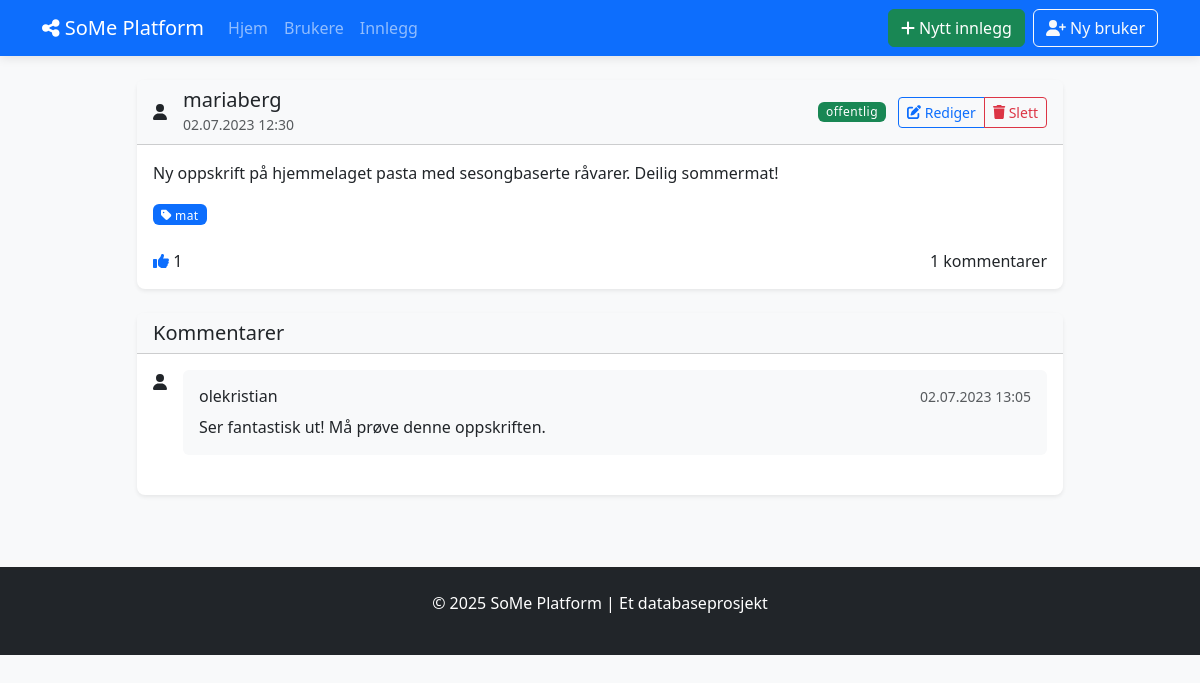
The page /posts/2 on the database its author committed.
### tables this page shows
CREATE TABLE BRUKERE (
            bruker_id INTEGER PRIMARY KEY AUTOINCREMENT,
            brukernavn TEXT NOT NULL UNIQUE,
            epost TEXT NOT NULL UNIQUE,
            passord_hash TEXT NOT NULL,
            profilbilde TEXT,
            bio TEXT,
            registrerings_dato DATE NOT NULL DEFAULT CURRENT_DATE,
            fødselsdato DATE,
            status TEXT DEFAULT 'aktiv'
        );

CREATE TABLE INNLEGG (
            innlegg_id INTEGER PRIMARY KEY AUTOINCREMENT,
            innhold TEXT NOT NULL,
            opprettet_dato DATETIME NOT NULL DEFAULT CURRENT_TIMESTAMP,
            oppdatert_dato DATETIME DEFAULT CURRENT_TIMESTAMP,
            synlighet TEXT NOT NULL DEFAULT 'offentlig',
            bruker_id INTEGER NOT NULL,
            FOREIGN KEY (bruker_id) REFERENCES BRUKERE(bruker_id) ON DELETE CASCADE
        );

CREATE TABLE TAGGER (
            tag_id INTEGER PRIMARY KEY AUTOINCREMENT,
            navn TEXT NOT NULL UNIQUE,
            beskrivelse TEXT
        );

CREATE TABLE KOMMENTARER (
            kommentar_id INTEGER PRIMARY KEY AUTOINCREMENT,
            innhold TEXT NOT NULL,
            opprettet_dato DATETIME NOT NULL DEFAULT CURRENT_TIMESTAMP,
            innlegg_id INTEGER NOT NULL,
            bruker_id INTEGER NOT NULL,
            forelder_kommentar_id INTEGER,
            FOREIGN KEY (innlegg_id) REFERENCES INNLEGG(innlegg_id) ON DELETE CASCADE,
            FOREIGN KEY (bruker_id) REFERENCES BRUKERE(bruker_id) ON DELETE CASCADE,
            FOREIGN KEY (forelder_kommentar_id) REFERENCES KOMMENTARER(kommentar_id) ON DELETE SET NULL
        );

### social_media_app/app.py (the view)
@app.route('/posts/<int:post_id>')
def view_post(post_id):
    with Database() as db:
        post = db.fetchone("""
            SELECT i.*, b.brukernavn, b.profilbilde
            FROM INNLEGG i
            JOIN BRUKERE b ON i.bruker_id = b.bruker_id
            WHERE i.innlegg_id = ?
        """, (post_id,))
        if not post:
            flash('Post not found', 'danger')
            return redirect(url_for('list_posts'))
        post = format_date_fields(post, ['opprettet_dato', 'oppdatert_dato'])
        comments = db.fetchall("""
            SELECT k.*, b.brukernavn, b.profilbilde
            FROM KOMMENTARER k
            JOIN BRUKERE b ON k.bruker_id = b.bruker_id
            WHERE k.innlegg_id = ?
            ORDER BY k.opprettet_dato ASC
        """, (post_id,))
        comments = [format_date_fields(comment, ['opprettet_dato']) for comment in comments]
        tags = db.fetchall("""
            SELECT t.*
            FROM TAGGER t
            JOIN INNLEGG_TAGGER it ON t.tag_id = it.tag_id
            WHERE it.innlegg_id = ?
        """, (post_id,))
        reactions = db.fetchone("""
            SELECT COUNT(*) as count, reaksjon_type
            FROM REAKSJONER
            WHERE innlegg_id = ?
            GROUP BY reaksjon_type
        """, (post_id,))
        return render_template('posts/view.html', post=post, comments=comments,
                               tags=tags, reactions=reactions)

### social_media_app/app.py (called while the page is built)
def format_date_fields(item, date_fields=None):
    if not item:
        return None
    if not isinstance(item, dict):
        item = dict(item)
    if date_fields:
        for field in date_fields:
            if field in item and item[field]:
                try:
                    if 'T' in item[field]:  # ISO format
                        item[field] = datetime.fromisoformat(item[field].replace('Z', '+00:00'))
                    else:  # SQLite default format
                        item[field] = datetime.strptime(item[field], '%Y-%m-%d %H:%M:%S')
                except (ValueError, TypeError):
                    try:
                        item[field] = datetime.strptime(item[field], '%Y-%m-%d')
                    except (ValueError, TypeError):
                        pass  # Keep original if parsing fails
    return item

### social_media_app/db_config.py (called while the page is built)
    def __enter__(self):
        return self

    def __exit__(self, exc_type, exc_val, exc_tb):
        self.cursor.close()
        if self.conn:
            self.conn.close()

    def fetchall(self, sql, params=None):
        self.cursor.execute(sql, params or ())
        return self.cursor.fetchall()

    def fetchone(self, sql, params=None):
        self.cursor.execute(sql, params or ())
        return self.cursor.fetchone()

### social_media_app/templates/posts/view.html (shortened to what this page needs)
{% extends "base.html" %}
{% block content %}
<div class="row justify-content-center">
    <div class="col-md-10">
        <div class="card shadow-sm mb-4">
            <div class="card-header bg-light">
                <div class="d-flex justify-content-between align-items-center">
                    <div class="d-flex align-items-center">
                        <div class="me-3">
                            {% if post.profilbilde %}
                                <img src="{{ url_for('static', filename='uploads/' + post.profilbilde) }}"
                                     alt="{{ post.brukernavn }}" class="rounded-circle" width="50" height="50">
                            {% else %}
                                <div class="bg-secondary-circle">
                                    <i class="fas fa-user"></i>
                                </div>
                            {% endif %}
                        </div>
                        <div>
                            <h5 class="mb-0">{{ post.brukernavn }}</h5>
                            <small class="text-muted">{{ post.opprettet_dato.strftime('%d.%m.%Y %H:%M') }}</small>
                        </div>
                    </div>
                    <div>
                        <span class="badge {{ 'bg-success' if post.synlighet == 'offentlig' else 'bg-warning' }} me-2">
                            {{ post.synlighet }}
                        </span>
                        <div class="btn-group">
                            <a href="{{ url_for('show_edit_post', post_id=post.innlegg_id) }}" class="btn btn-sm btn-outline-primary">
                                <i class="fas fa-edit"></i> Rediger
                            </a>
                            <button type="button" class="btn btn-sm btn-outline-danger"
                                    data-bs-toggle="modal" data-bs-target="#deletePostModal">
                                <i class="fas fa-trash"></i> Slett
                            </button>
                        </div>
                    </div>
                </div>
            </div>
            <div class="card-body">
                <p class="card-text">{{ post.innhold }}</p>
                {% if tags %}
                <div class="mt-3">
                    {% for tag in tags %}
                    <span class="badge bg-primary me-1">
                        <i class="fas fa-tag"></i> {{ tag.navn }}
                    </span>
                    {% endfor %}
                </div>
                {% endif %}
                <div class="mt-4 d-flex justify-content-between align-items-center">
                    <div>
                        {% if reactions %}
                            <span class="me-3">
                                <i class="fas fa-thumbs-up text-primary"></i> {{ reactions.count or 0 }}
                            </span>
                        {% else %}
                            <span class="me-3">
                                <i class="fas fa-thumbs-up text-muted"></i> 0
                            </span>
                        {% endif %}
                    </div>
                    <div>
                        <span>{{ comments|length }} kommentarer</span>
                    </div>
                </div>
            </div>
        </div>
        <div class="card shadow-sm mb-4">
            <div class="card-header bg-light">
                <h3 class="h5 mb-0">Kommentarer</h3>
            </div>
            <div class="card-body">
                {% if comments %}
                    <div class="comments-list">
                        {% for comment in comments %}
                        <div class="comment mb-4">
                            <div class="d-flex">
                                <div class="me-3">
                                    {% if comment.profilbilde %}
                                        <img src="{{ url_for('static', filename='uploads/' + comment.profilbilde) }}"
                                             alt="{{ comment.brukernavn }}" class="rounded-circle" width="40" height="40">
                                    {% else %}
                                        <div class="bg-secondary-circle">
                                            <i class="fas fa-user"></i>
                                        </div>
                                    {% endif %}
                                </div>
                                <div class="flex-grow-1">
                                    <div class="bg-light rounded p-3">
                                        <div class="d-flex justify-content-between align-items-center mb-2">
                                            <h6 class="mb-0">{{ comment.brukernavn }}</h6>
                                            <small class="text-muted">{{ comment.opprettet_dato.strftime('%d.%m.%Y %H:%M') }}</small>
                                        </div>
                                        <p class="mb-0">{{ comment.innhold }}</p>
                                    </div>
                                </div>
                            </div>
                        </div>
                        {% endfor %}
                    </div>
                {% else %}
                    <p class="text-center py-3">Ingen kommentarer ennå.</p>
                {% endif %}
            </div>
        </div>
    </div>
</div>
{% endblock %}

### social_media_app/static/style.css (style rules this page uses)
body { background-color: #f8f9fa; min-height: 100vh; display: flex; flex-direction: column; }
.card { border-radius: 0.5rem; border: none; transition: transform 0.2s, box-shadow 0.2s; }
.badge { font-weight: 500; letter-spacing: 0.5px; }

### rows shown on the page
BRUKERE: brukernavn "mariaberg"
INNLEGG: synlighet "offentlig", innhold "Ny oppskrift på hjemmelaget pasta med sesongbaserte råvarer. Deilig sommermat!"
TAGGER: navn "mat"
KOMMENTARER: brukernavn "olekristian", opprettet_dato "02.07.2023 13:05", innhold "Ser fantastisk ut! Må prøve denne oppskriften."

### other values the page prints
{{ post.opprettet_dato.strftime('%d.%m.%Y %H:%M') }} "02.07.2023 12:30"
{{ reactions.count or 0 }} "1"
{{ comments|length }} "1"
